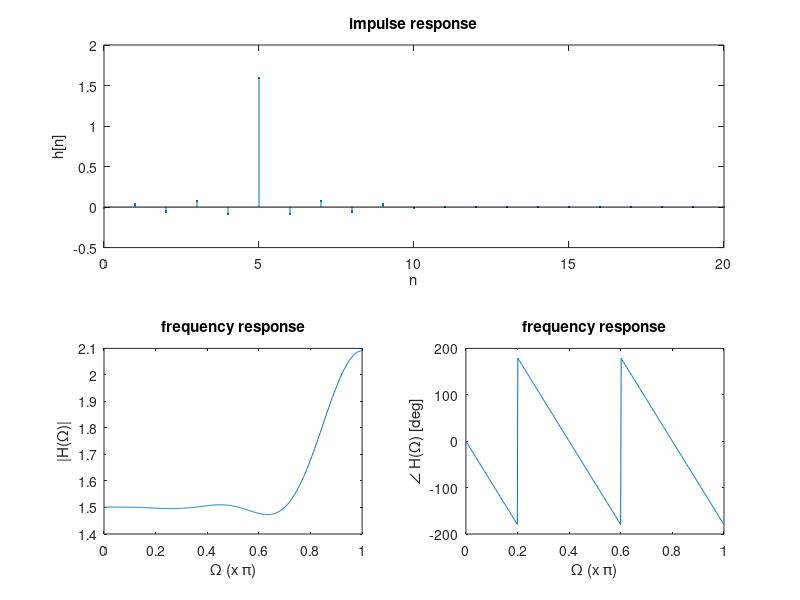

This chart was generated by the following MATLAB code:
% m_fr_design2.m
% BPF (including HPF) design starting from ideal LPF.

disp('This program designs BPF using Fourier transform method.')
disp(' ')

M = input('Type M for (2M+1)-term causal BPF (ex. 30) -->  ');
Omega0 = input('Type \Omega_0 [rad] (center frequency) (ex.pi/3)-->  ');
Omega1 = input('Type \Omega_1 [rad] (half of bandwidth) (ex.pi/10)-->  ');

len = 2*M + 1;

close all

% impulse response
subplot(2,1,1)
n0 = -M : M;
h0 = 1 ./ (pi*n0) .* sin(Omega1*n0);
h0(M+1) = Omega1 / pi; % by L'hospital's rule
h0 = h0 .* cos(Omega0*n0); % shift center freq from 0 to Omega_0

N = len + 10;
n = 0 : N-1;
h = zeros(1,N);
h(1:len) = h0;
stem(n,h,'.'), title('impulse response')
xlabel('n'), ylabel('h[n]')

% set coeffs of x and y terms
a = zeros(1,len); % coeff of y terms
a(1) = 1;
b = h0; % coeff of x terms

% frequency response
[H,w] = freqz(b,a);

subplot(2,2,3)
plot(w/pi,abs(H)), title('frequency response')
xlabel('\Omega (x \pi)'), ylabel('|H(\Omega)|')
    
subplot(2,2,4)
plot(w/pi,angle(H)*180/pi), title('frequency response')
xlabel('\Omega (x \pi)'), ylabel('\angle H(\Omega) [deg]')